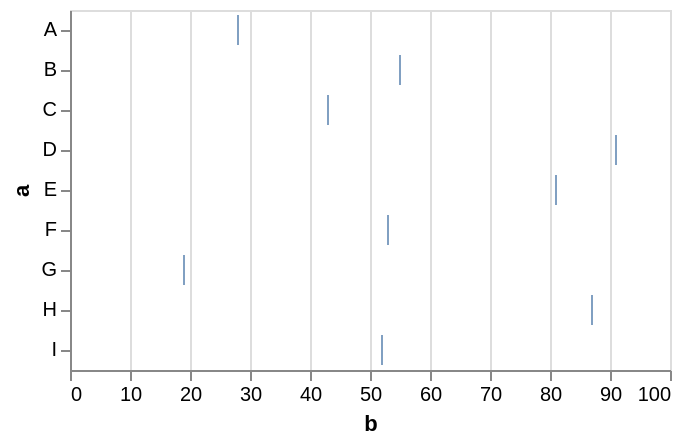

Vega-Lite specification for this chart:
### Vega specification from a JSON file in a GitHub repository (floating-point values rounded to 4 significant figures)
{"$schema": "https://vega.github.io/schema/vega/v6.json", "background": "white", "padding": 5, "width": 300, "style": "cell", "data": [{"name": "source_0", "values": [{"a": "A", "b": 28, "c": 5, "g": "x"}, {"a": "B", "b": 55, "c": 9, "g": "y"}, {"a": "C", "b": 43, "c": 2, "g": "x"}, {"a": "D", "b": 91, "c": 7, "g": "y"}, {"a": "E", "b": 81, "c": 4, "g": "x"}, {"a": "F", "b": 53, "c": 6, "g": "y"}, {"a": "G", "b": 19, "c": 8, "g": "x"}, {"a": "H", "b": 87, "c": 1, "g": "y"}, {"a": "I", "b": 52, "c": 3, "g": "x"}]}, {"name": "data_0", "source": "source_0", "transform": [{"type": "filter", "expr": "isValid(datum[\"b\"]) && isFinite(+datum[\"b\"])"}]}], "signals": [{"name": "y_step", "value": 20}, {"name": "height", "update": "bandspace(domain('y').length, 0.25, 0.125) * y_step"}], "marks": [{"name": "marks", "type": "rect", "style": ["tick"], "from": {"data": "data_0"}, "encode": {"update": {"opacity": {"value": 0.7}, "fill": {"value": "#4c78a8"}, "ariaRoleDescription": {"value": "tick"}, "description": {"signal": "\"b: \" + (format(datum[\"b\"], \"\")) + \"; a: \" + (isValid(datum[\"a\"]) ? isArray(datum[\"a\"]) ? join(datum[\"a\"], ' ') : datum[\"a\"] : \"\"+datum[\"a\"])"}, "y": {"scale": "y", "field": "a"}, "height": {"signal": "max(0.25, bandwidth('y'))"}, "xc": {"scale": "x", "field": "b"}, "width": {"value": 1}}}}], "scales": [{"name": "x", "type": "linear", "domain": {"data": "data_0", "field": "b"}, "range": [0, {"signal": "width"}], "nice": true, "zero": true}, {"name": "y", "type": "band", "domain": {"data": "data_0", "field": "a", "sort": true}, "range": {"step": {"signal": "y_step"}}, "paddingInner": 0.25, "paddingOuter": 0.125}], "axes": [{"scale": "x", "orient": "bottom", "gridScale": "y", "grid": true, "tickCount": {"signal": "ceil(width/40)"}, "domain": false, "labels": false, "aria": false, "maxExtent": 0, "minExtent": 0, "ticks": false, "zindex": 0}, {"scale": "x", "orient": "bottom", "grid": false, "title": "b", "labelFlush": true, "labelOverlap": true, "tickCount": {"signal": "ceil(width/40)"}, "zindex": 0}, {"scale": "y", "orient": "left", "grid": false, "title": "a", "zindex": 0}]}
